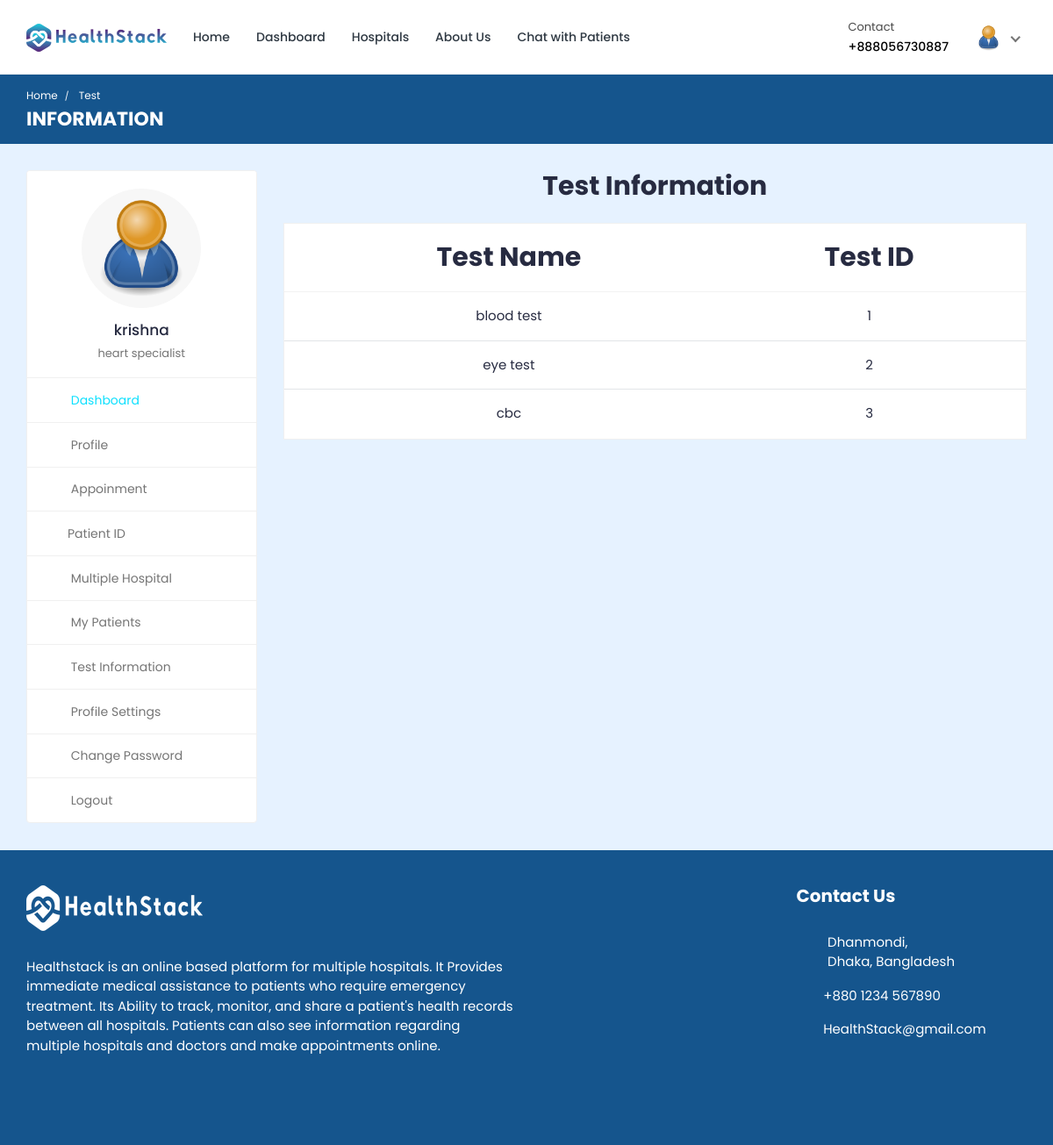
/doctor/doctor-test-list/ (signed in), run on the app's committed database.
### doctor/models.py (models this page shows, shortened)
class Doctor_Information(models.Model):
    DOCTOR_TYPE = (
        ('Cardiologists', 'Cardiologists'),
        ('Neurologists', 'Neurologists'),
        ('Pediatricians', 'Pediatricians'),
        ('Physiatrists', 'Physiatrists'),
        ('Dermatologists', 'Dermatologists'),
    )
    doctor_id = models.AutoField(primary_key=True)
    user = models.OneToOneField(User, on_delete=models.CASCADE, null=True, blank=True, related_name='profile')
    name = models.CharField(max_length=200, null=True, blank=True)
    username = models.CharField(max_length=200, null=True, blank=True)
    gender = models.CharField(max_length=200, null=True, blank=True)
    description = models.TextField(max_length=1000, null=True, blank=True)
    department = models.CharField(max_length=200, choices=DOCTOR_TYPE, null=True, blank=True)
    department_name = models.ForeignKey(hospital_department, on_delete=models.SET_NULL, null=True, blank=True)
    specialization = models.ForeignKey(specialization, on_delete=models.SET_NULL, null=True, blank=True)
    featured_image = models.ImageField(upload_to='doctors/', default='doctors/user-default.png', null=True, blank=True)
    certificate_image = models.ImageField(upload_to='doctors_certificate/', default='doctors_certificate/default.png', null=True, blank=True)
    email = models.EmailField(max_length=200, null=True, blank=True)
    phone_number = models.CharField(max_length=200, null=True, blank=True)
    nid = models.CharField(max_length=200, null=True, blank=True)
    visiting_hour = models.CharField(max_length=200, null=True, blank=True)
    consultation_fee = models.IntegerField(null=True, blank=True)
    report_fee = models.IntegerField(null=True, blank=True)
    dob = models.CharField(max_length=200, null=True, blank=True)
    institute = models.CharField(max_length=200, null=True, blank=True)
    degree = models.CharField(max_length=200, null=True, blank=True)
    completion_year = models.CharField(max_length=200, null=True, blank=True)
    work_place = models.CharField(max_length=200, null=True, blank=True)
    designation = models.CharField(max_length=200, null=True, blank=True)
    start_year = models.CharField(max_length=200, null=True, blank=True)
    end_year = models.CharField(max_length=200, null=True, blank=True)
    register_status =  models.CharField(max_length=200, null=True, blank=True)
    hospital_name = models.ForeignKey(Hospital_Information, on_delete=models.SET_NULL, null=True, blank=True)

### hospital_admin/models.py (models this page shows, shortened)
class specialization(models.Model):
    specialization_id = models.AutoField(primary_key=True)
    specialization_name = models.CharField(max_length=200, null=True, blank=True)
    hospital = models.ForeignKey(Hospital_Information, on_delete=models.CASCADE, null=True, blank=True)

class Test_Information(models.Model):
    test_id = models.AutoField(primary_key=True)
    test_name = models.CharField(max_length=200, null=True, blank=True)
    test_price = models.CharField(max_length=200, null=True, blank=True)

### doctor/views.py (the view)
# urls.py: path('doctor-test-list/', views.doctor_test_list, name='doctor-test-list'),
@csrf_exempt
@login_required(login_url="login")
def doctor_test_list(request):
    if request.user.is_authenticated and request.user.is_doctor:
        doctor = Doctor_Information.objects.get(user=request.user)
        tests = Test_Information.objects.all
        context = {'doctor': doctor, 'tests': tests}
        return render(request, 'doctor-test-list.html', context)
    elif request.user.is_authenticated and request.user.is_patient:
        patient = Patient.objects.get(user=request.user)
        tests = Test_Information.objects.all
        context = {'patient': patient, 'tests': tests}
        return render(request, 'doctor-test-list.html', context)
    else:
        logout(request)
        messages.info(request, 'Not Authorized')
        return render(request, 'doctor-login.html')

### templates/doctor-test-list.html (shortened to what this page needs)
{% load static %}
<!DOCTYPE html>
<html lang="en">
  <head>
    <link
      rel="stylesheet"
      href="{% static 'HealthStack-System/css/Normal/bootstrap.min.css' %}"
    />
    <link
      rel="stylesheet"
      href="{% static 'HealthStack-System/plugins/Normal/fontawesome/css/fontawesome.min.css' %}"
    />
    <link
      rel="stylesheet"
      href="{% static 'HealthStack-System/plugins/Normal/fontawesome/css/all.min.css' %}"
    />
    <link
      rel="stylesheet"
      href="{% static 'HealthStack-System/css/Normal/style.css' %}"
    />
  </head>
  <body>
  {% if user.is_authenticated %}
    <div class="main-wrapper">
      <header class="header">
				{% if user.is_authenticated and user.is_doctor %}
				{% include 'doctor-navbar.html' %}
				{% endif %}
      </header>
      <div class="breadcrumb-bar">
        <div class="container-fluid">
          <div class="row align-items-center">
            <div class="col-md-12 col-12">
              <nav aria-label="breadcrumb" class="page-breadcrumb">
                <ol class="breadcrumb">
									{% if user.is_authenticated and user.is_doctor %}
									<li class="breadcrumb-item"><a href="{% url 'doctor-dashboard' %}">Home</a></li>
									{% endif %}
                  <li class="breadcrumb-item active" aria-current="page">
                    Test
                  </li>
                </ol>
              </nav>
              <h2 class="breadcrumb-title">INFORMATION</h2>
            </div>
          </div>
        </div>
      </div>
      <div class="content">
        <div class="container-fluid">
          <div class="row">
            <div class="col-md-5 col-lg-4 col-xl-3 theiaStickySidebar">
              <div>
								{% if user.is_authenticated and user.is_doctor %}
								{% include 'doctor-sidebar.html' %}
								{% endif %}
              </div>
            </div>
            <div class="col-md-7 col-lg-8 col-xl-9">
              <div class="row">
                <div class="col-md-12">
                  <h2 class="mb-4 text-center"><b>Test Information</b></h2>
                  <div class="appointment-tab">
                      <div class="tab-pane" id="today-appointments">
                        <div class="card card-table mb-0">
                          <div class="card-body">
                            <div class="table-responsive">
                              <table
                                class="table table-hover table-center mb-0 text-center"
                              >
                                <thead style="font-size: 30px;">
                                  <tr>
                                    <th>Test Name</th>
                                    <th>Test ID</th>
                                  </tr>
                                </thead>
                                <tbody>
                                  {% for t in tests %}
                                  <tr>
                                    <td> {{t.test_name}}</td>
                                    <td>{{t.test_id}}</td>
                                  </tr>
                                  {% endfor %}
                                </tbody>
                              </table>
                            </div>
                          </div>
                        </div>
                      </div>
                    </div>
                  </div>
                </div>
              </div>
            </div>
          </div>
        </div>
      </div>
      {% include 'footer.html' %}
  {% else %}
  <p> You are not logged in </p>
  {% endif %}
  </body>
</html>

### templates/doctor-navbar.html (shortened to what this page needs)
{% load static %}
<nav class="navbar navbar-expand-lg header-nav">
  <div class="navbar-header">
    <a href="{% url 'hospital_home'%}" class="navbar-brand logo">
      <img
        src="{% static 'HealthStack-System/images/Normal/logo.jpg' %}"
        class="img-fluid"
        alt="Logo"
      />
    </a>
  </div>
  <div class="main-menu-wrapper">
    <ul class="main-nav">
      <li>
        <a href="{% url 'hospital_home'%}">Home</a>
      </li>
      <li>
        <a href="{% url 'doctor-dashboard'%}">Dashboard</a>
      </li>
      <li><a href="{% url 'multiple-hospital' %}" style="text-decoration: none;">Hospitals</a></li>
      <li>
        <a href="{% url 'about-us'%}">About Us</a>
      </li>
      <li>
        <a href="{% url 'chat-home' pk=user.id %}">Chat with Patients</a>
      </li>
    </ul>
  </div>
  <ul class="nav header-navbar-rht">
    <li class="nav-item contact-item">
      <div class="header-contact-img">
        <i class="far fa-hospital"></i>
      </div>
      <div class="header-contact-detail">
        <p class="contact-header">Contact</p>
        <p class="contact-info-header">+88{{doctor.phone_number}}</p>
      </div>
    </li>
    <li class="nav-item dropdown has-arrow logged-item">
      <a href="#" class="dropdown-toggle nav-link" data-toggle="dropdown">
        <span class="user-img">
          <img
            class="rounded-circle"
            src="{{ doctor.featured_image.url }}"
            width="31"
            alt="Darren Elder"
          />
        </span>
      </a>
    </li>
  </ul>
</nav>

### templates/doctor-sidebar.html (shortened to what this page needs)
{% load static %}
<div class="profile-sidebar">
  <div class="widget-profile pro-widget-content">
    <div class="profile-info-widget">
      <a href="#" class="booking-doc-img">
        <img
          src="{{ doctor.featured_image.url }}"
          alt="User Image"
        />
      </a>
      <div class="profile-det-info">
        <h3>{{ doctor.name }}</h3>
        <div class="patient-details">
          <h5 class="mb-0">{{doctor.specialization.specialization_name}}</h5>
        </div>
      </div>
    </div>
  </div>
  <div class="dashboard-widget">
    <nav class="dashboard-menu sidebar">
      <ul>
        <li class="active">
          <a href="{% url 'doctor-dashboard' %}">
            <i class="fas fa-columns"></i>
            <span>Dashboard</span>
          </a>
        </li>
        <li>
        <a href="{% url 'doctor-profile' pk=doctor.doctor_id %}">
          <i class="fas fa-user"></i>
          <span>Profile</span>
        </a>
      </li>
        <li>
          <a href="{% url 'appointments'%}">
            <i class="fas fa-user-circle"></i>
            <span>Appoinment</span>
          </a>
        </li>
        <li class="nav-item has-submenu">
            <a href="#" class="nav-link"><i class="fas fa-search"></i><span>Patient ID</span></a>
        </li>
        <li>
          <a href="{% url 'multiple-hospital' %}">
            <i class="fas fa-hospital"></i>
            <span>Multiple Hospital</span>
          </a>
      </li>
        <li>
          <a href="{% url 'my-patients' %}">
            <i class="fas fa-user-injured"></i>
            <span>My Patients</span>
          </a>
        </li>
        <li>
          <a href="{% url 'doctor-test-list'%}" target="_blank">
            <i class="fas fa-hourglass-start"></i>
            <span>Test Information</span>
          </a>
        </li>
        <li>
          <a
            href="{% url 'doctor-profile-settings' %}"
          >
            <i class="fas fa-user-cog"></i>
            <span>Profile Settings</span>
          </a>
        </li>
        <li>
          <a href="{% url 'doctor-change-password' pk=user.id%}">
            <i class="fas fa-lock"></i>
            <span>Change Password</span>
          </a>
        </li>
        <li>
          <a href="{% url 'doctor-logout'%}">
            <i class="fas fa-sign-out-alt"></i>
            <span>Logout</span>
          </a>
        </li>
      </ul>
    </nav>
  </div>
</div>

### data on the page
Doctor_Information: phone_number "8056730887", featured_image (placeholder picture), name "krishna", specialization.specialization_name "heart specialist"
Test_Information: test_name "blood test", test_id "1"
Test_Information: test_name "eye test", test_id "2"
Test_Information: test_name "cbc", test_id "3"
